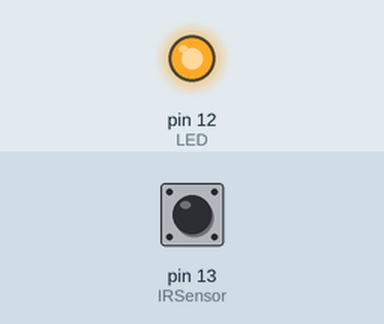
A sketch run on a simulated Arduino Uno, built with avr-gcc and run on an emulated ATmega328P. Shown: output pins drawn as LEDs (lit = HIGH). Dashed ring = blinking. The test bench sets the inputs (shaded band); at power-on: pin 13 (IRSensor) LOW. What the sketch prints to the serial monitor is not drawn.

Above: at 1.2 s.
1.3 s: pin 13 (IRSensor) driven HIGH
At 2.3 s:
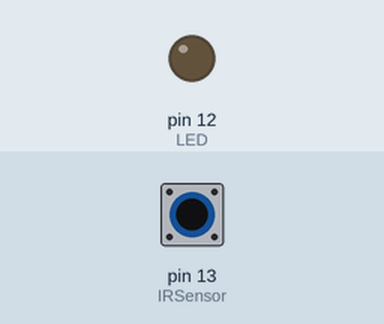
2.8 s: pin 13 (IRSensor) driven LOW
At 3.4 s:
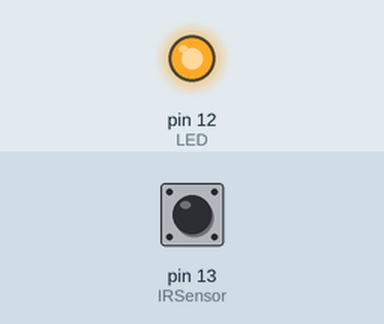
5.8 s: pin 13 (IRSensor) pulsed HIGH 2 times (0.12 s each, 0.3 s apart)
At 6.01 s:
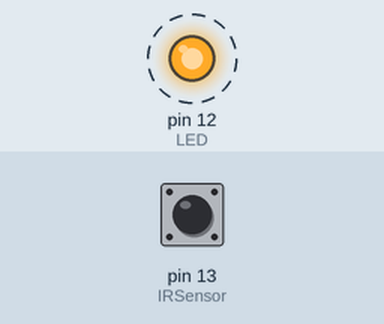
9.4 s: pin 13 (IRSensor) pulsed HIGH 5 times (0.12 s each, 0.3 s apart)
At 11.4 s:
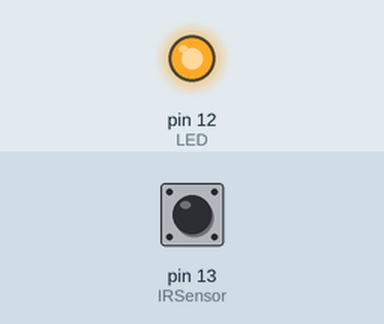
Timing chart, 0 to 12.9 s (numbered marks = the images above; inputs shaded):
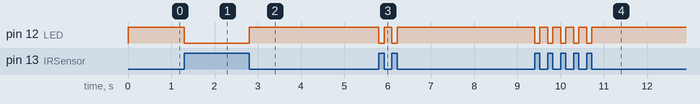

Measured:
- after the input at 1.3 s, pin 12 (LED): HIGH → LOW at once
- after the input at 2.8 s, pin 12 (LED): LOW → HIGH at once
- after the input at 5.8 s, pin 12 (LED): alternates HIGH for 0.18 s and LOW for 0.12 s, 4 changes in all, then stays HIGH, starting at once
- after the input at 9.4 s, pin 12 (LED): alternates HIGH for 0.18 s and LOW for 0.12 s, 10 changes in all, then stays HIGH, starting at once

The sketch:

wildlife_protecting_system_project.ino
```cpp
int IRSensor = 13; // connect ir sensor to arduino pin 2
int LED = 12; // conect Led to arduino pin 13


void setup()
{


  Serial.begin(115200);
  pinMode (IRSensor, INPUT); // sensor pin INPUT
  pinMode (LED, OUTPUT); // Led pin OUTPUT
}

void loop()
{
  int statusSensor = digitalRead (IRSensor);

  if (statusSensor == 1){
    Serial.println("Motion Absent");
    digitalWrite(LED, LOW); // LED LOW

  }

  else
  {
    Serial.println("Motion Detected");
    digitalWrite(LED, HIGH); // LED High


  }

}
```
